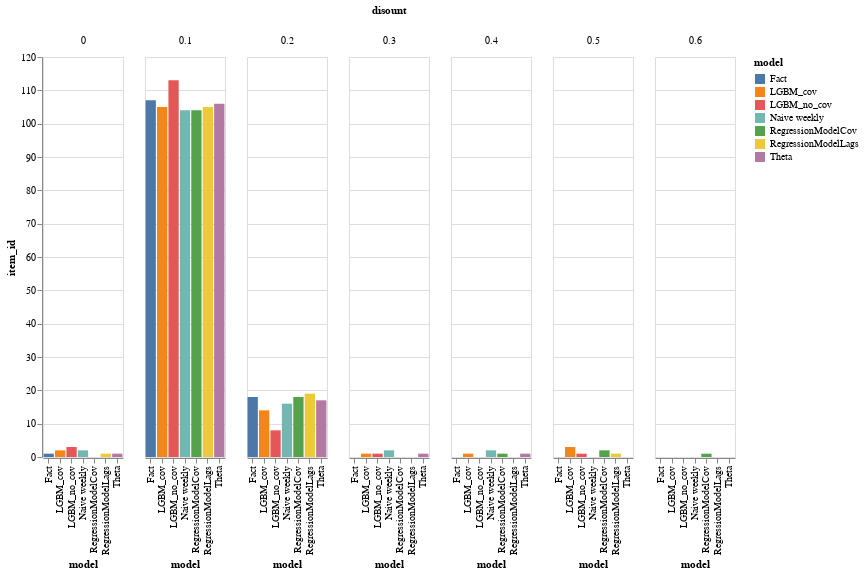

Notebook code cell kept with this figure:
### Code cell
discounts_freq = result_weekly.reset_index().groupby(['model','disount']).count()['item_id'].reset_index()

alt.Chart(discounts_freq).mark_bar().encode(
    x='model:N',
    y=alt.Y('item_id:Q'),
    color=alt.Color('model:N'),
    #row='model:N',
    column='disount:N'
).properties(width=80, height=400)#.interactive()

### Figure 1 — Vega-Lite specification as saved in the notebook (floating-point values rounded to 4 significant figures)
{"config": {"view": {"continuousWidth": 400, "continuousHeight": 300}}, "data": {"name": "data-adc6a4acff47876828d79b64ba5b7723"}, "mark": "bar", "encoding": {"color": {"type": "nominal", "field": "model"}, "column": {"type": "nominal", "field": "disount"}, "x": {"type": "nominal", "field": "model"}, "y": {"type": "quantitative", "field": "item_id"}}, "height": 400, "width": 80, "$schema": "https://vega.github.io/schema/vega-lite/v4.8.1.json", "datasets": {"data-adc6a4acff47876828d79b64ba5b7723": [{"model": "Fact", "disount": 0.0, "item_id": 1}, {"model": "Fact", "disount": 0.1, "item_id": 107}, {"model": "Fact", "disount": 0.2, "item_id": 18}, {"model": "LGBM_cov", "disount": 0.0, "item_id": 2}, {"model": "LGBM_cov", "disount": 0.1, "item_id": 105}, {"model": "LGBM_cov", "disount": 0.2, "item_id": 14}, {"model": "LGBM_cov", "disount": 0.3, "item_id": 1}, {"model": "LGBM_cov", "disount": 0.4, "item_id": 1}, {"model": "LGBM_cov", "disount": 0.5, "item_id": 3}, {"model": "LGBM_no_cov", "disount": 0.0, "item_id": 3}, {"model": "LGBM_no_cov", "disount": 0.1, "item_id": 113}, {"model": "LGBM_no_cov", "disount": 0.2, "item_id": 8}, {"model": "LGBM_no_cov", "disount": 0.3, "item_id": 1}, {"model": "LGBM_no_cov", "disount": 0.5, "item_id": 1}, {"model": "Naive weekly", "disount": 0.0, "item_id": 2}, {"model": "Naive weekly", "disount": 0.1, "item_id": 104}, {"model": "Naive weekly", "disount": 0.2, "item_id": 16}, {"model": "Naive weekly", "disount": 0.3, "item_id": 2}, {"model": "Naive weekly", "disount": 0.4, "item_id": 2}, {"model": "RegressionModelCov", "disount": 0.1, "item_id": 104}, {"model": "RegressionModelCov", "disount": 0.2, "item_id": 18}, {"model": "RegressionModelCov", "disount": 0.4, "item_id": 1}, {"model": "RegressionModelCov", "disount": 0.5, "item_id": 2}, {"model": "RegressionModelCov", "disount": 0.6, "item_id": 1}, {"model": "RegressionModelLags", "disount": 0.0, "item_id": 1}, {"model": "RegressionModelLags", "disount": 0.1, "item_id": 105}, {"model": "RegressionModelLags", "disount": 0.2, "item_id": 19}, {"model": "RegressionModelLags", "disount": 0.5, "item_id": 1}, {"model": "Theta", "disount": 0.0, "item_id": 1}, {"model": "Theta", "disount": 0.1, "item_id": 106}, {"model": "Theta", "disount": 0.2, "item_id": 17}, {"model": "Theta", "disount": 0.3, "item_id": 1}, {"model": "Theta", "disount": 0.4, "item_id": 1}]}}
